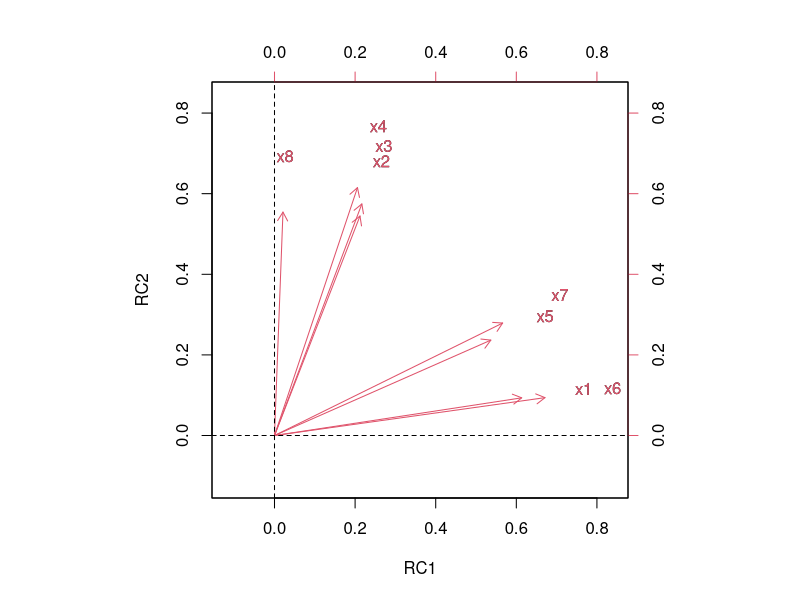
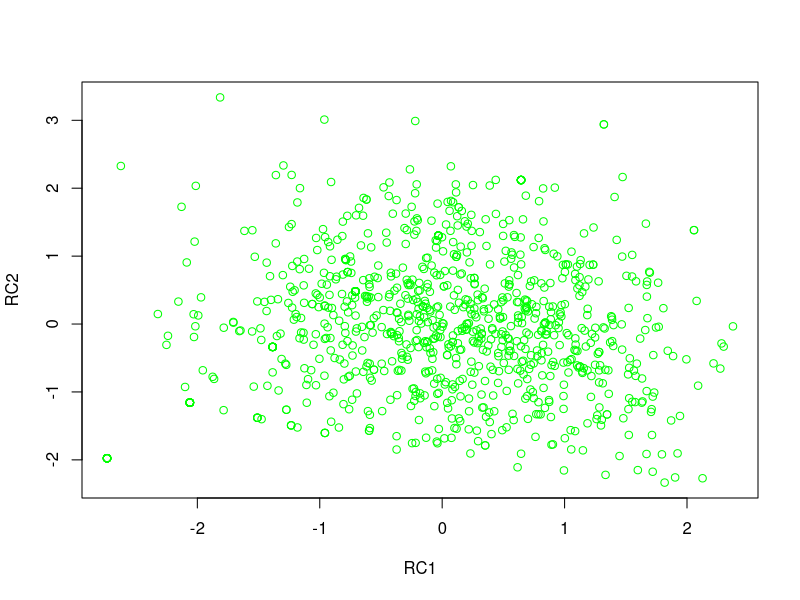

The R script that drew these images, in order: (Note: this script raises an error after producing the figures.)
tvprog <- read.csv(file = 'practcing_R_analysis/data_files/tvprog.csv',
                   header = TRUE)
tvprog <- na.omit(tvprog)

tvprog.X <- na.omit(tvprog[2:9])

# 인자적재 플롯
library(psych)
tvprog.fa <- principal(tvprog.X, cor ="cor", nfactors = 2, rotate = "varimax" )
print(tvprog.fa, sort = TRUE, digits = 5) # 인자적재값 출력
biplot(x=tvprog.fa$loadings[,c(1,2)], y=tvprog.fa$loadings[,c(1,2)],
       xlabs = colnames(tvprog.X), ylabs = colnames(tvprog.X))
abline(h=0, v=0, lty=2)

# 인자점수
tvprog.Z <- as.data.frame(scale(tvprog.X, center = TRUE, scale = TRUE)) # 인자점수계수행렬
tvprog.Z.fscore <- cbind(tvprog.Z, tvprog.fa$scores) # 인자점수
print(head(tvprog.Z.fscore, digits = 3))

tvprog.Z.fscore_gender <- cbind(tvprog.Z.fscore, tvprog$gender)
tvprog.Z.fscore_age <- cbind(tvprog.Z.fscore, tvprog$age)
tvprog.Z.fscore_married <- cbind(tvprog.Z.fscore, tvprog$married)
tvprog.Z.fscore_house <- cbind(tvprog.Z.fscore, tvprog$house)
tvprog.Z.fscore_job <- cbind(tvprog.Z.fscore, tvprog$job)
library(plyr)

aggregate(tvprog.Z.fscore_gender[1:10], by = list(tvprog.Z.fscore_gender$`tvprog$gender`),
          mean)
aggregate(tvprog.Z.fscore_age[1:10], by = list(tvprog.Z.fscore_age$`tvprog$age`),
          mean)
aggregate(tvprog.Z.fscore_married[1:10], by = list(tvprog.Z.fscore_married$`tvprog$married`),
          mean)
aggregate(tvprog.Z.fscore_house[1:10], by = list(tvprog.Z.fscore_house$`tvprog$house`),
          mean)
aggregate(tvprog.Z.fscore_job[1:10], by = list(tvprog.Z.fscore_job$`tvprog$job`),
          mean)

# 인자적재와 인자점수의 평균을 함꼐 표현한 행렬도
xcodin <- tvprog.fa$scores
ycodin <- tvprog.fa$loadings
plot(xcodin, col = 'green')
biplot(protein.X.pm, col = c('green', 'yellow'))
biplot(x=xcodin, y=ycodin, col = c("green", "yellow"), cex = c(0.9, 1),
       xlabs = rownames(tvprog.X), ylabs = colnames(tvprog.X))
abline(h=0, v=0, lty=2)
points(x=mean(tvprog.Z.fscore$RC1), y= mean(tvprog.Z.fscore$RC2), pch=11, col = "red")


